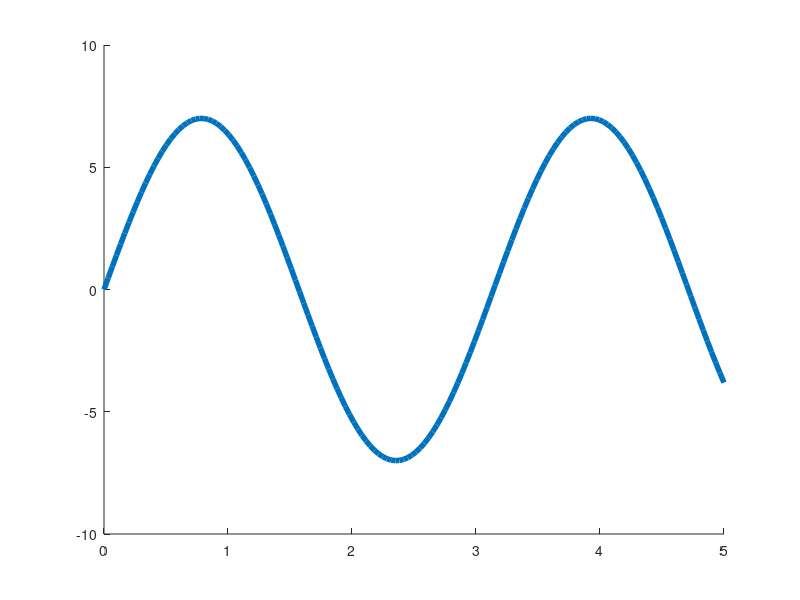

MATLAB code to generate this figure: (Note: this script raises an error after producing the figure.)
 % P1 - Yusuf Khan – 2165474 – ykhan4@cougarnet.uh.edu
% ENGI 1331H, Landon - Due Friday, February 3rd @ 11:59AM 

%% 
% Section 4: Anonymous Functions 

% Task 4.0 
clc, clear, close

%% Task 4.1 
disp('-Task 4.1-----------------------------------------------------');
disp(' ');
Fxn = @(t) 7*sin(2*t); %[m/s]
Fxn_2 = @(u) abs(7*sin(2*u)); 
disp('Building Function...')

disp(' ');

%% Task 4.2 
disp('-Task 4.2-----------------------------------------------------');
disp(' ');
V_four = Fxn(4);

fprintf('When t = 4 seconds v(t) = %4.2f [m/s] \n', V_four);
disp(' ');

%% Task 4.3 
disp('-Task 4.3-----------------------------------------------------');
disp(' ');
disp('Plotting...');

Array_t = linspace(0,5,150);
Array_newT = linspace(0,3.5,1000);

hold on

x = linspace(0,5,33);
y = 0;

plot(Array_t,Fxn(Array_t),"LineWidth",4)
scatter(x,y,Marker="_",MarkerEdgeColor="red")

xlabel("Time [s]");
ylabel("Velocity [m/s]");
title("Velocity vs. Time");

hold off
disp(' ');

%% Task 4.4 
disp('-Task 4.4-----------------------------------------------------');
disp(' ');
z = find(Fxn(Array_newT) < 0);
z = [z(1,1),z(1,end)];
minz = Array_newT(z(1,1));
maxz = Array_newT(z(1,end));
fprintf('Within the first 3.5 [s], mass has a negative velocity between %4.2f [s] and %4.2f [s] \n', minz,maxz);
disp(' ');

%% Task 4.5 
disp('-Task 4.5-----------------------------------------------------');
disp(' ');
q = integral(Fxn,0,6);
fprintf('The position of the mass at t = 6 seconds is %4.2f [m] \n', q)

disp(' ');

%% Task 4.6 
disp('-Task 4.6-----------------------------------------------------');
disp(' ');
tPs = (integral(Fxn_2,0,2.7));
fprintf('The distance traveled by the mass from 0 to 2.7 seconds is %4.2f [m] \n', tPs)

disp(' ');

%% Task 4.7 
disp('-Task 4.7-----------------------------------------------------');
disp(' ');
% If the mass attached to the spring is 1.25 kg, calculate the kinetic energy at t = 5.1 seconds.
%Display the value to two decimal places and include units. Hint: 𝐾𝐸=1/2*m*v^2

KE = (1/2)*1.25*(Fxn(5.1)^2);
fprintf('If the mass attached to the spring is 1.25 kg, the kinetic energy at t = 5.1 is %4.2f [(kg*m^2)/s^2] \n', KE);
